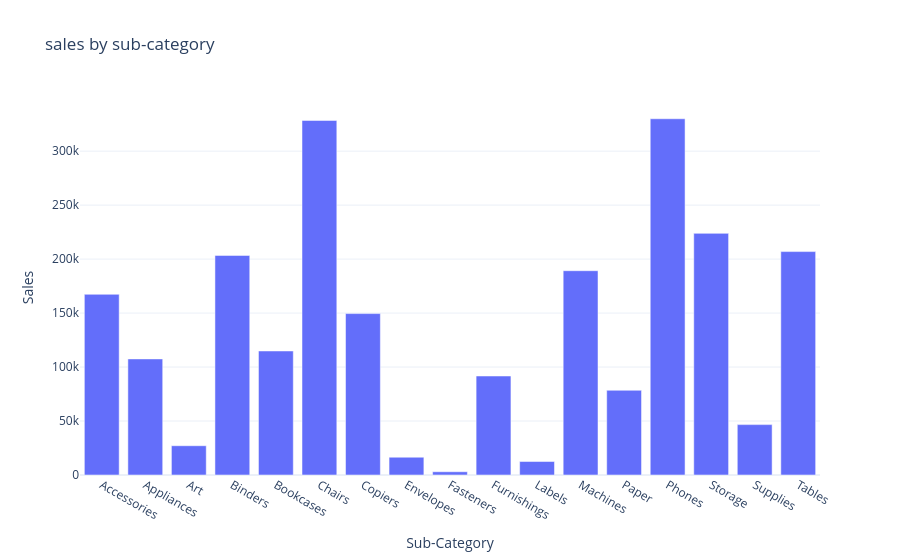

Notebook code cell kept with this figure:
### Code cell
fig = px.bar(sales_by_subcategory, x = 'Sub-Category', y = 'Sales', title = 'sales by sub-category')
fig.show()

### Figure 1 — Plotly figure (JSON) as saved in the notebook; plotly's stock layout.template omitted (floating-point values rounded to 4 significant figures)
{"data": [{"hovertemplate": "Sub-Category=%{x}<br>Sales=%{y}<extra></extra>", "legendgroup": "", "marker": {"color": "#636efa", "pattern": {"shape": ""}}, "name": "", "orientation": "v", "showlegend": false, "textposition": "auto", "type": "bar", "x": ["Accessories", "Appliances", "Art", "Binders", "Bookcases", "Chairs", "Copiers", "Envelopes", "Fasteners", "Furnishings", "Labels", "Machines", "Paper", "Phones", "Storage", "Supplies", "Tables"], "xaxis": "x", "y": [167400.0, 107500.0, 27120.0, 203400.0, 114900.0, 328400.0, 149500.0, 16480.0, 3024.0, 91710.0, 12490.0, 189200.0, 78480.0, 330000.0, 223800.0, 46670.0, 207000.0], "yaxis": "y"}], "layout": {"barmode": "relative", "legend": {"tracegroupgap": 0}, "title": {"text": "sales by sub-category"}, "xaxis": {"anchor": "y", "domain": [0, 1], "title": {"text": "Sub-Category"}}, "yaxis": {"anchor": "x", "domain": [0, 1], "title": {"text": "Sales"}}}}
